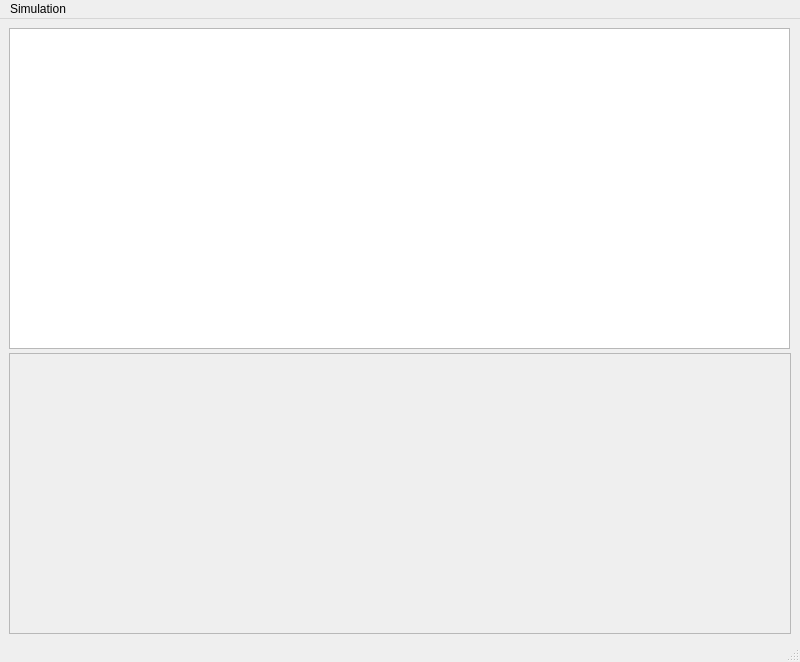
<?xml version="1.0" encoding="UTF-8"?>
<ui version="4.0">
 <class>guiDlg</class>
 <widget class="QMainWindow" name="guiDlg">
  <property name="geometry">
   <rect>
    <x>0</x>
    <y>0</y>
    <width>800</width>
    <height>662</height>
   </rect>
  </property>
  <property name="windowTitle">
   <string>dwa_dsr</string>
  </property>
  <widget class="QWidget" name="centralwidget">
   <widget class="QGraphicsView" name="graphicsView">
    <property name="geometry">
     <rect>
      <x>9</x>
      <y>9</y>
      <width>781</width>
      <height>321</height>
     </rect>
    </property>
   </widget>
   <widget class="QFrame" name="timeseries_frame">
    <property name="geometry">
     <rect>
      <x>9</x>
      <y>334</y>
      <width>782</width>
      <height>281</height>
     </rect>
    </property>
    <property name="frameShape">
     <enum>QFrame::StyledPanel</enum>
    </property>
    <property name="frameShadow">
     <enum>QFrame::Raised</enum>
    </property>
   </widget>
  </widget>
  <widget class="QMenuBar" name="menubar">
   <property name="geometry">
    <rect>
     <x>0</x>
     <y>0</y>
     <width>800</width>
     <height>20</height>
    </rect>
   </property>
   <widget class="QMenu" name="menuSimulation">
    <property name="title">
     <string>Simulation</string>
    </property>
    <addaction name="actionStart_Stop"/>
   </widget>
   <addaction name="menuSimulation"/>
  </widget>
  <widget class="QStatusBar" name="statusbar"/>
  <action name="actionStart_Stop">
   <property name="text">
    <string>Start/Stop</string>
   </property>
  </action>
 </widget>
 <resources/>
 <connections/>
</ui>
